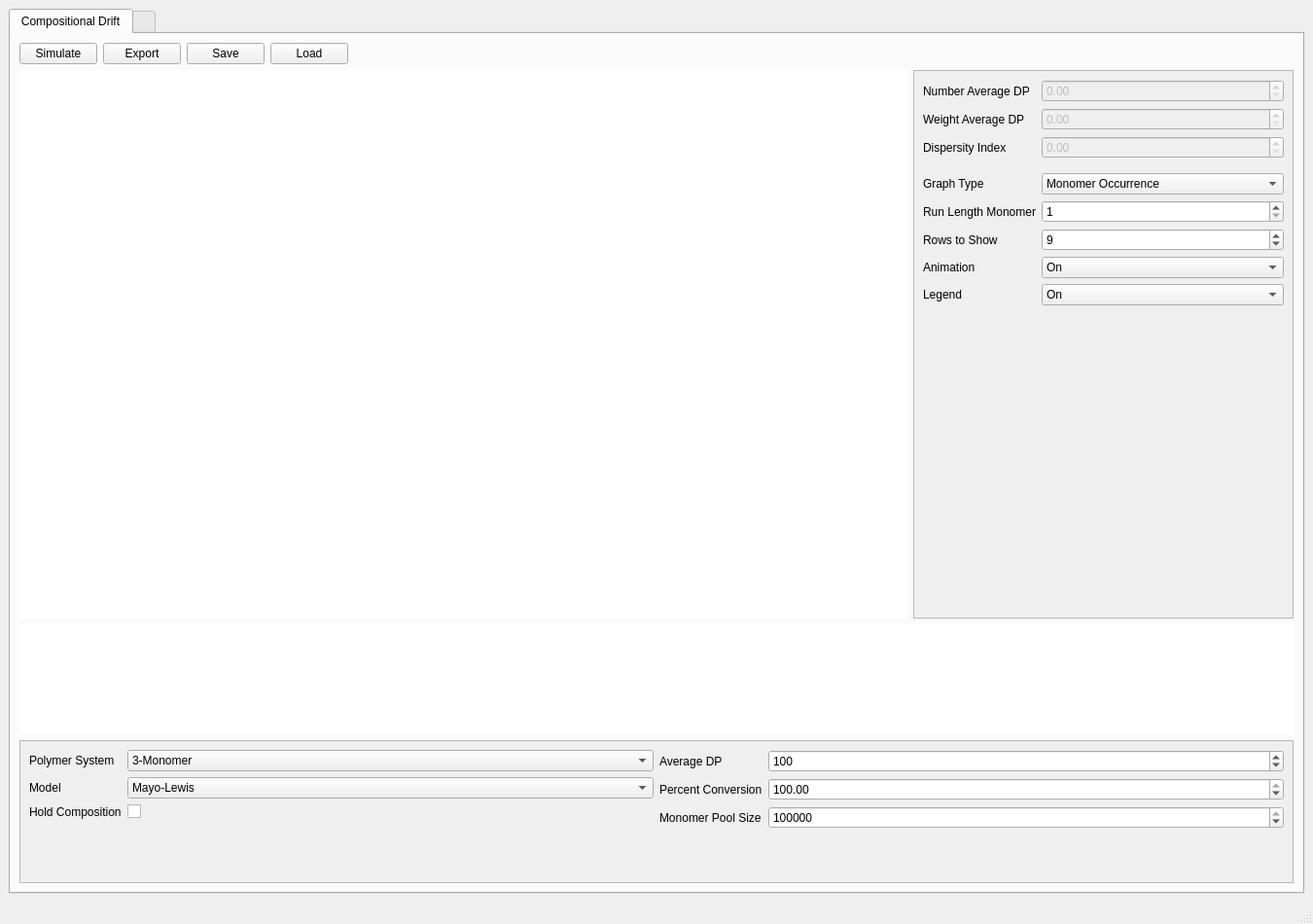
<?xml version="1.0" encoding="UTF-8"?>
<ui version="4.0">
 <class>MainWindow</class>
 <widget class="QMainWindow" name="MainWindow">
  <property name="geometry">
   <rect>
    <x>0</x>
    <y>0</y>
    <width>1350</width>
    <height>950</height>
   </rect>
  </property>
  <property name="sizePolicy">
   <sizepolicy hsizetype="Fixed" vsizetype="Fixed">
    <horstretch>0</horstretch>
    <verstretch>0</verstretch>
   </sizepolicy>
  </property>
  <property name="windowTitle">
   <string>Compositional Drift</string>
  </property>
  <widget class="QWidget" name="centralwidget">
   <layout class="QVBoxLayout" name="verticalLayout_2">
    <item>
     <layout class="QVBoxLayout" name="verticalLayout">
      <item>
       <widget class="QTabWidget" name="tabWidget">
        <property name="currentIndex">
         <number>0</number>
        </property>
        <widget class="QWidget" name="tab">
         <attribute name="title">
          <string>Compositional Drift</string>
         </attribute>
         <layout class="QVBoxLayout" name="verticalLayout_4">
          <item>
           <layout class="QVBoxLayout" name="verticalLayout_5" stretch="0,10,2,0">
            <item>
             <layout class="QGridLayout" name="gridLayout">
              <item row="0" column="2">
               <widget class="QPushButton" name="saveButton">
                <property name="text">
                 <string>Save</string>
                </property>
               </widget>
              </item>
              <item row="0" column="0">
               <widget class="QPushButton" name="simulateButton">
                <property name="sizePolicy">
                 <sizepolicy hsizetype="Preferred" vsizetype="Fixed">
                  <horstretch>0</horstretch>
                  <verstretch>0</verstretch>
                 </sizepolicy>
                </property>
                <property name="text">
                 <string>Simulate</string>
                </property>
               </widget>
              </item>
              <item row="0" column="1">
               <widget class="QPushButton" name="exportButton">
                <property name="text">
                 <string>Export</string>
                </property>
               </widget>
              </item>
              <item row="0" column="4">
               <spacer name="horizontalSpacer">
                <property name="orientation">
                 <enum>Qt::Horizontal</enum>
                </property>
                <property name="sizeHint" stdset="0">
                 <size>
                  <width>40</width>
                  <height>20</height>
                 </size>
                </property>
               </spacer>
              </item>
              <item row="0" column="3">
               <widget class="QPushButton" name="loadButton">
                <property name="text">
                 <string>Load</string>
                </property>
               </widget>
              </item>
             </layout>
            </item>
            <item>
             <layout class="QHBoxLayout" name="horizontalLayout_6" stretch="70,30">
              <item>
               <widget class="PlotWidget" name="graphWindow">
                <property name="sizePolicy">
                 <sizepolicy hsizetype="Expanding" vsizetype="Expanding">
                  <horstretch>0</horstretch>
                  <verstretch>1</verstretch>
                 </sizepolicy>
                </property>
                <property name="frameShape">
                 <enum>QFrame::NoFrame</enum>
                </property>
                <property name="sizeAdjustPolicy">
                 <enum>QAbstractScrollArea::AdjustToContents</enum>
                </property>
                <property name="dragMode">
                 <enum>QGraphicsView::ScrollHandDrag</enum>
                </property>
               </widget>
              </item>
              <item>
               <widget class="QScrollArea" name="scrollArea">
                <property name="sizePolicy">
                 <sizepolicy hsizetype="Expanding" vsizetype="Expanding">
                  <horstretch>0</horstretch>
                  <verstretch>8</verstretch>
                 </sizepolicy>
                </property>
                <property name="widgetResizable">
                 <bool>true</bool>
                </property>
                <widget class="QWidget" name="scrollAreaWidgetContents_3">
                 <property name="geometry">
                  <rect>
                   <x>0</x>
                   <y>0</y>
                   <width>391</width>
                   <height>606</height>
                  </rect>
                 </property>
                 <layout class="QFormLayout" name="formLayout_6">
                  <item row="0" column="0">
                   <widget class="QLabel" name="label_3">
                    <property name="text">
                     <string>Number Average DP</string>
                    </property>
                   </widget>
                  </item>
                  <item row="0" column="1">
                   <widget class="QDoubleSpinBox" name="numAvDp_DoubleSpinBox">
                    <property name="enabled">
                     <bool>false</bool>
                    </property>
                    <property name="maximum">
                     <double>10000000.000000000000000</double>
                    </property>
                   </widget>
                  </item>
                  <item row="1" column="0">
                   <widget class="QLabel" name="label_4">
                    <property name="text">
                     <string>Weight Average DP</string>
                    </property>
                   </widget>
                  </item>
                  <item row="1" column="1">
                   <widget class="QDoubleSpinBox" name="weightAvDp_DoubleSpinBox">
                    <property name="enabled">
                     <bool>false</bool>
                    </property>
                    <property name="maximum">
                     <double>10000000.000000000000000</double>
                    </property>
                   </widget>
                  </item>
                  <item row="2" column="0">
                   <widget class="QLabel" name="label_5">
                    <property name="text">
                     <string>Dispersity Index</string>
                    </property>
                   </widget>
                  </item>
                  <item row="2" column="1">
                   <widget class="QDoubleSpinBox" name="dispersityDoubleSpinBox">
                    <property name="enabled">
                     <bool>false</bool>
                    </property>
                    <property name="maximum">
                     <double>10000000.000000000000000</double>
                    </property>
                   </widget>
                  </item>
                  <item row="3" column="0">
                   <widget class="Line" name="line">
                    <property name="orientation">
                     <enum>Qt::Horizontal</enum>
                    </property>
                   </widget>
                  </item>
                  <item row="4" column="0">
                   <widget class="QLabel" name="label_6">
                    <property name="text">
                     <string>Graph Type</string>
                    </property>
                   </widget>
                  </item>
                  <item row="4" column="1">
                   <widget class="QComboBox" name="graphComboBox">
                    <item>
                     <property name="text">
                      <string>Monomer Occurrence</string>
                     </property>
                    </item>
                    <item>
                     <property name="text">
                      <string>Monomer Usage</string>
                     </property>
                    </item>
                    <item>
                     <property name="text">
                      <string>Run Length</string>
                     </property>
                    </item>
                    <item>
                     <property name="text">
                      <string>DP Distribution</string>
                     </property>
                    </item>
                   </widget>
                  </item>
                  <item row="5" column="0">
                   <widget class="QLabel" name="label_9">
                    <property name="text">
                     <string>Run Length Monomer</string>
                    </property>
                   </widget>
                  </item>
                  <item row="5" column="1">
                   <widget class="QSpinBox" name="runLengthSpinBox">
                    <property name="minimum">
                     <number>1</number>
                    </property>
                   </widget>
                  </item>
                  <item row="6" column="0">
                   <widget class="QLabel" name="label_10">
                    <property name="text">
                     <string>Rows to Show</string>
                    </property>
                   </widget>
                  </item>
                  <item row="6" column="1">
                   <widget class="QSpinBox" name="rowsSpinBox">
                    <property name="maximum">
                     <number>1000000</number>
                    </property>
                    <property name="value">
                     <number>9</number>
                    </property>
                   </widget>
                  </item>
                  <item row="7" column="0">
                   <widget class="QLabel" name="label_7">
                    <property name="text">
                     <string>Animation</string>
                    </property>
                   </widget>
                  </item>
                  <item row="7" column="1">
                   <widget class="QComboBox" name="animateComboBox">
                    <item>
                     <property name="text">
                      <string>On</string>
                     </property>
                    </item>
                    <item>
                     <property name="text">
                      <string>Off</string>
                     </property>
                    </item>
                   </widget>
                  </item>
                  <item row="8" column="0">
                   <widget class="QLabel" name="label_8">
                    <property name="text">
                     <string>Legend</string>
                    </property>
                   </widget>
                  </item>
                  <item row="8" column="1">
                   <widget class="QComboBox" name="legendComboBox">
                    <item>
                     <property name="text">
                      <string>On</string>
                     </property>
                    </item>
                    <item>
                     <property name="text">
                      <string>Off</string>
                     </property>
                    </item>
                   </widget>
                  </item>
                 </layout>
                </widget>
               </widget>
              </item>
             </layout>
            </item>
            <item>
             <widget class="QGraphicsView" name="visualizeWindow">
              <property name="sizePolicy">
               <sizepolicy hsizetype="Expanding" vsizetype="Expanding">
                <horstretch>0</horstretch>
                <verstretch>8</verstretch>
               </sizepolicy>
              </property>
              <property name="frameShape">
               <enum>QFrame::NoFrame</enum>
              </property>
              <property name="verticalScrollBarPolicy">
               <enum>Qt::ScrollBarAlwaysOff</enum>
              </property>
              <property name="horizontalScrollBarPolicy">
               <enum>Qt::ScrollBarAsNeeded</enum>
              </property>
              <property name="sizeAdjustPolicy">
               <enum>QAbstractScrollArea::AdjustToContentsOnFirstShow</enum>
              </property>
              <property name="alignment">
               <set>Qt::AlignLeading|Qt::AlignLeft|Qt::AlignVCenter</set>
              </property>
              <property name="dragMode">
               <enum>QGraphicsView::RubberBandDrag</enum>
              </property>
             </widget>
            </item>
            <item>
             <widget class="QScrollArea" name="scrollArea_2">
              <property name="sizePolicy">
               <sizepolicy hsizetype="Expanding" vsizetype="Fixed">
                <horstretch>0</horstretch>
                <verstretch>2</verstretch>
               </sizepolicy>
              </property>
              <property name="widgetResizable">
               <bool>true</bool>
              </property>
              <widget class="QWidget" name="inputLayout">
               <property name="geometry">
                <rect>
                 <x>0</x>
                 <y>0</y>
                 <width>1314</width>
                 <height>113</height>
                </rect>
               </property>
               <layout class="QHBoxLayout" name="horizontalLayout_5">
                <item>
                 <layout class="QHBoxLayout" name="horizontalLayout">
                  <item>
                   <layout class="QFormLayout" name="formLayout_2">
                    <item row="0" column="0">
                     <widget class="QLabel" name="label">
                      <property name="text">
                       <string>Polymer System </string>
                      </property>
                      <property name="buddy">
                       <cstring>systemComboBox</cstring>
                      </property>
                     </widget>
                    </item>
                    <item row="0" column="1">
                     <widget class="QComboBox" name="systemComboBox">
                      <property name="minimumSize">
                       <size>
                        <width>120</width>
                        <height>0</height>
                       </size>
                      </property>
                      <property name="editable">
                       <bool>false</bool>
                      </property>
                      <property name="currentText">
                       <string>3-Monomer</string>
                      </property>
                      <property name="currentIndex">
                       <number>2</number>
                      </property>
                      <item>
                       <property name="text">
                        <string>1-Monomer</string>
                       </property>
                      </item>
                      <item>
                       <property name="text">
                        <string>2-Monomer</string>
                       </property>
                      </item>
                      <item>
                       <property name="text">
                        <string>3-Monomer</string>
                       </property>
                      </item>
                      <item>
                       <property name="text">
                        <string>4-Monomer</string>
                       </property>
                      </item>
                      <item>
                       <property name="text">
                        <string>5-Monomer</string>
                       </property>
                      </item>
                      <item>
                       <property name="text">
                        <string>6-Monomer</string>
                       </property>
                      </item>
                      <item>
                       <property name="text">
                        <string>7-Monomer</string>
                       </property>
                      </item>
                      <item>
                       <property name="text">
                        <string>8-Monomer</string>
                       </property>
                      </item>
                      <item>
                       <property name="text">
                        <string>9-Monomer</string>
                       </property>
                      </item>
                      <item>
                       <property name="text">
                        <string>10-Monomer</string>
                       </property>
                      </item>
                     </widget>
                    </item>
                    <item row="1" column="0">
                     <widget class="QLabel" name="label_14">
                      <property name="text">
                       <string>Model</string>
                      </property>
                      <property name="buddy">
                       <cstring>modelComboBox</cstring>
                      </property>
                     </widget>
                    </item>
                    <item row="1" column="1">
                     <widget class="QComboBox" name="modelComboBox">
                      <property name="minimumSize">
                       <size>
                        <width>100</width>
                        <height>0</height>
                       </size>
                      </property>
                      <item>
                       <property name="text">
                        <string>Mayo-Lewis</string>
                       </property>
                      </item>
                      <item>
                       <property name="text">
                        <string>Penultimate</string>
                       </property>
                      </item>
                     </widget>
                    </item>
                    <item row="2" column="0">
                     <widget class="QLabel" name="label_2">
                      <property name="text">
                       <string>Hold Composition</string>
                      </property>
                     </widget>
                    </item>
                    <item row="2" column="1">
                     <widget class="QCheckBox" name="holdCheckBox">
                      <property name="text">
                       <string/>
                      </property>
                     </widget>
                    </item>
                   </layout>
                  </item>
                  <item>
                   <layout class="QFormLayout" name="formLayout_4">
                    <item row="0" column="0">
                     <widget class="QLabel" name="label_12">
                      <property name="text">
                       <string>Average DP</string>
                      </property>
                      <property name="buddy">
                       <cstring>dpSpinBox</cstring>
                      </property>
                     </widget>
                    </item>
                    <item row="0" column="1">
                     <widget class="QSpinBox" name="dpSpinBox">
                      <property name="minimum">
                       <number>1</number>
                      </property>
                      <property name="maximum">
                       <number>1000000</number>
                      </property>
                      <property name="value">
                       <number>100</number>
                      </property>
                     </widget>
                    </item>
                    <item row="1" column="0">
                     <widget class="QLabel" name="label_13">
                      <property name="text">
                       <string>Percent Conversion</string>
                      </property>
                      <property name="buddy">
                       <cstring>conversionDoubleSpinBox</cstring>
                      </property>
                     </widget>
                    </item>
                    <item row="2" column="0">
                     <widget class="QLabel" name="label_15">
                      <property name="text">
                       <string>Monomer Pool Size</string>
                      </property>
                      <property name="buddy">
                       <cstring>poolSpinBox</cstring>
                      </property>
                     </widget>
                    </item>
                    <item row="2" column="1">
                     <widget class="QSpinBox" name="poolSpinBox">
                      <property name="maximum">
                       <number>1000000000</number>
                      </property>
                      <property name="stepType">
                       <enum>QAbstractSpinBox::AdaptiveDecimalStepType</enum>
                      </property>
                      <property name="value">
                       <number>200000</number>
                      </property>
                     </widget>
                    </item>
                    <item row="1" column="1">
                     <widget class="QDoubleSpinBox" name="conversionDoubleSpinBox">
                      <property name="minimum">
                       <double>0.000000000000000</double>
                      </property>
                      <property name="maximum">
                       <double>100.000000000000000</double>
                      </property>
                      <property name="value">
                       <double>100.000000000000000</double>
                      </property>
                     </widget>
                    </item>
                    <item row="3" column="0">
                     <spacer name="verticalSpacer">
                      <property name="orientation">
                       <enum>Qt::Vertical</enum>
                      </property>
                      <property name="sizeHint" stdset="0">
                       <size>
                        <width>20</width>
                        <height>40</height>
                       </size>
                      </property>
                     </spacer>
                    </item>
                   </layout>
                  </item>
                  <item>
                   <layout class="QFormLayout" name="monomerRatio_layout"/>
                  </item>
                 </layout>
                </item>
               </layout>
              </widget>
             </widget>
            </item>
           </layout>
          </item>
         </layout>
        </widget>
        <widget class="QWidget" name="tab_2">
         <attribute name="title">
          <string/>
         </attribute>
        </widget>
       </widget>
      </item>
     </layout>
    </item>
   </layout>
  </widget>
  <widget class="QStatusBar" name="statusbar"/>
 </widget>
 <customwidgets>
  <customwidget>
   <class>PlotWidget</class>
   <extends>QGraphicsView</extends>
   <header>pyqtgraph</header>
  </customwidget>
 </customwidgets>
 <resources/>
 <connections/>
</ui>
